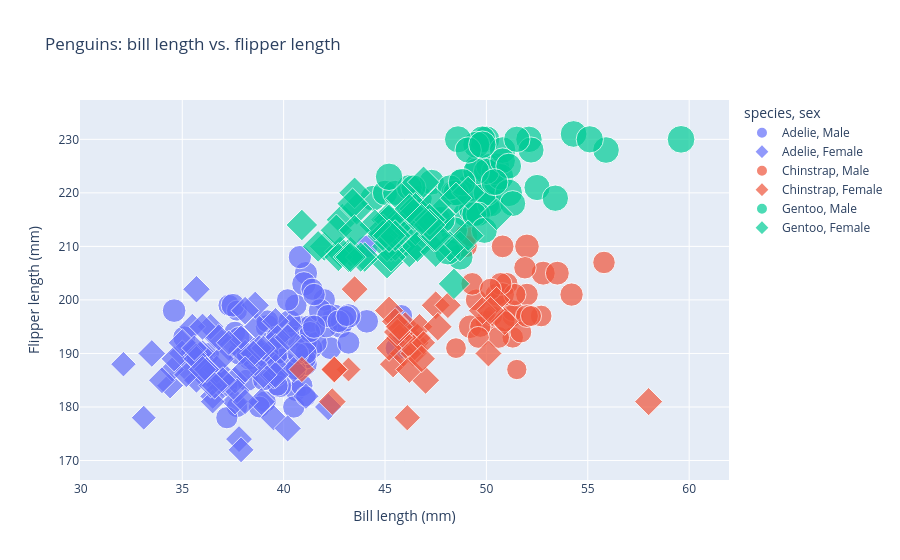

The notebook cell saved with this chart:
### Markdown cell above
## Scatter plot — `px.scatter`

Hover over de punten om de waarden te bekijken. Klik op een item in de legenda om het te verbergen.

### Code cell
fig = px.scatter(
    penguins,
    x="bill_length_mm",
    y="flipper_length_mm",
    color="species",  # color per category
    symbol="sex",  # marker shape per category
    size="body_mass_g",  # point size = body mass
    hover_data=["island", "body_mass_g"],  # extra info on hover
    title="Penguins: bill length vs. flipper length",
    labels={
        "bill_length_mm": "Bill length (mm)",
        "flipper_length_mm": "Flipper length (mm)",
    },
)
fig.show()
